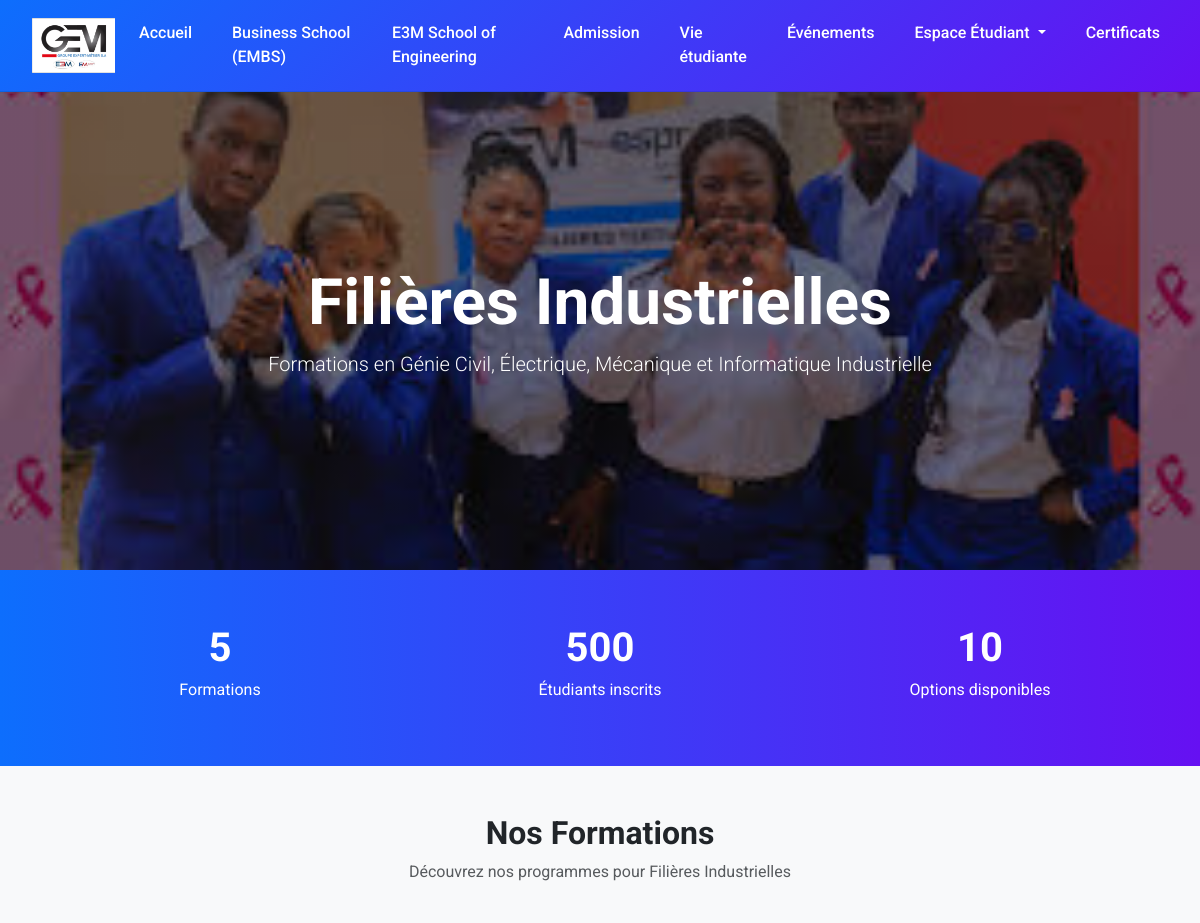
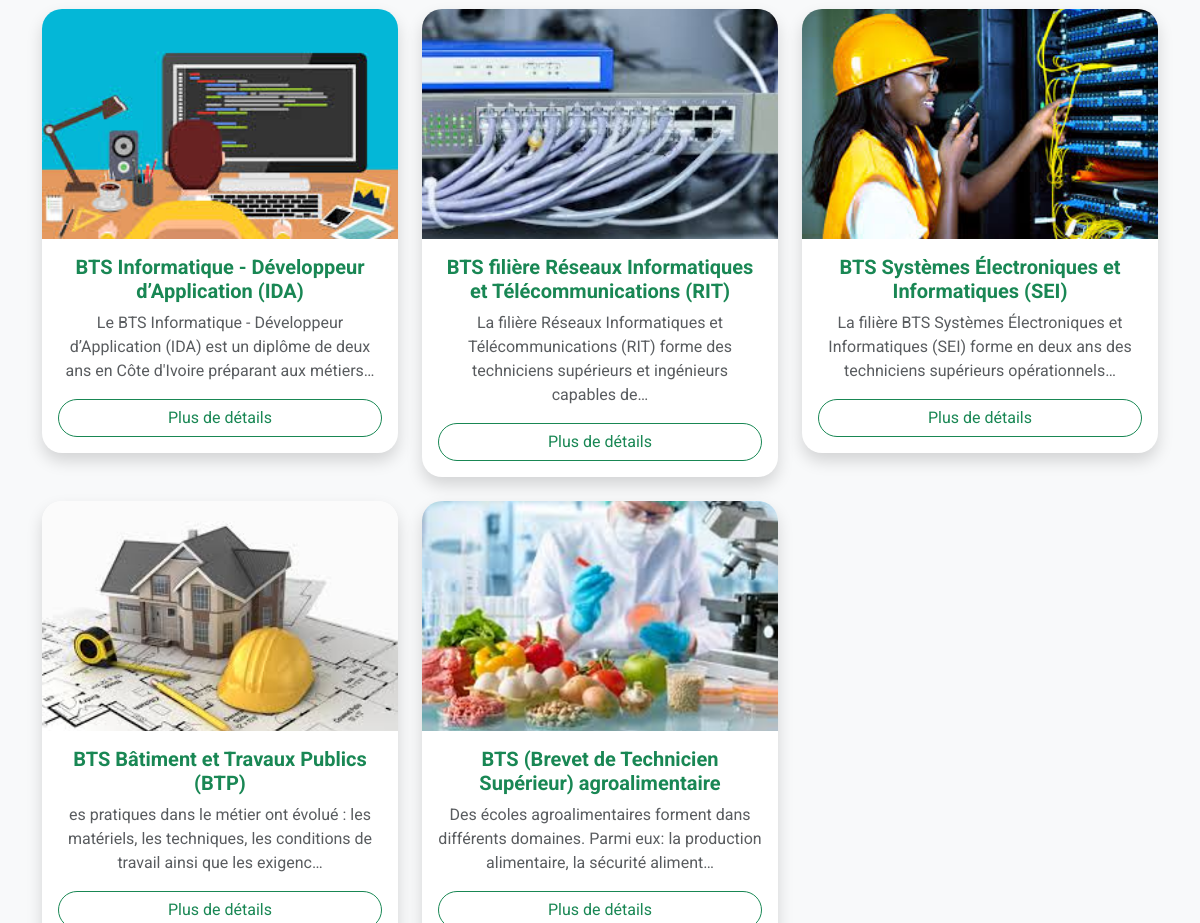
The page /filiere-industrielles/ (upper part) on the database as committed earlier (2 pictures, top to bottom).
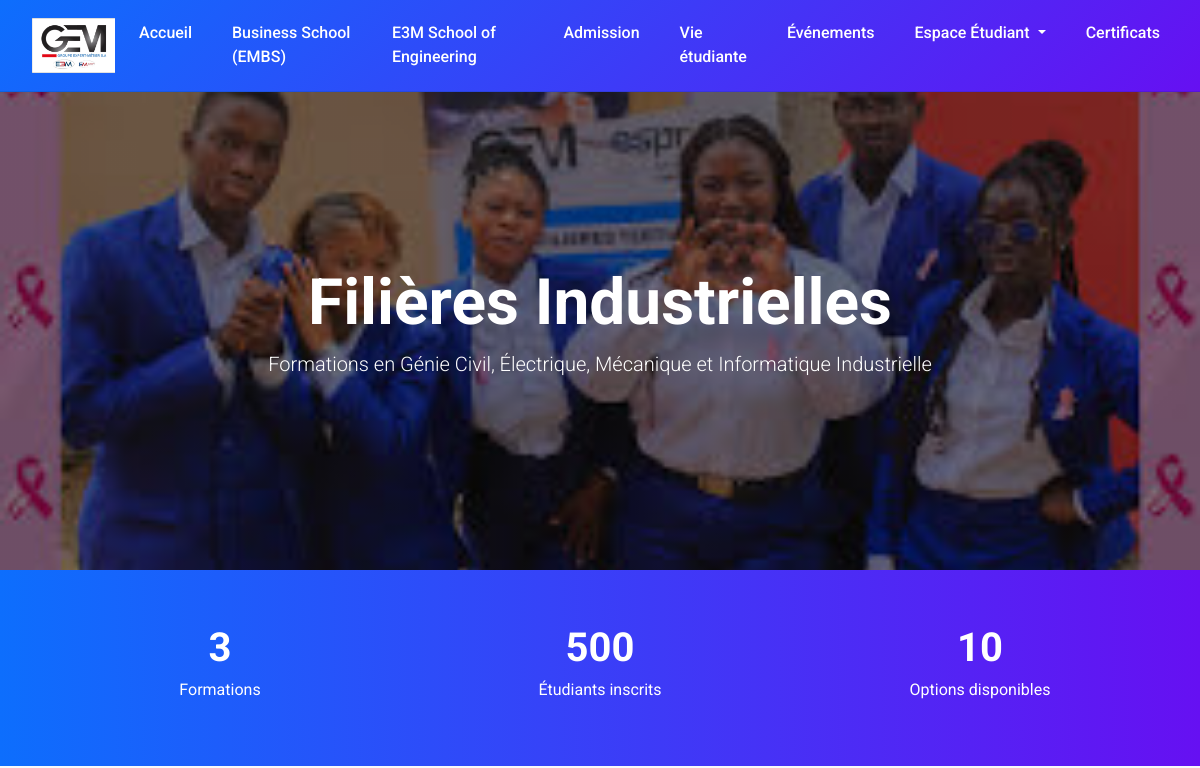
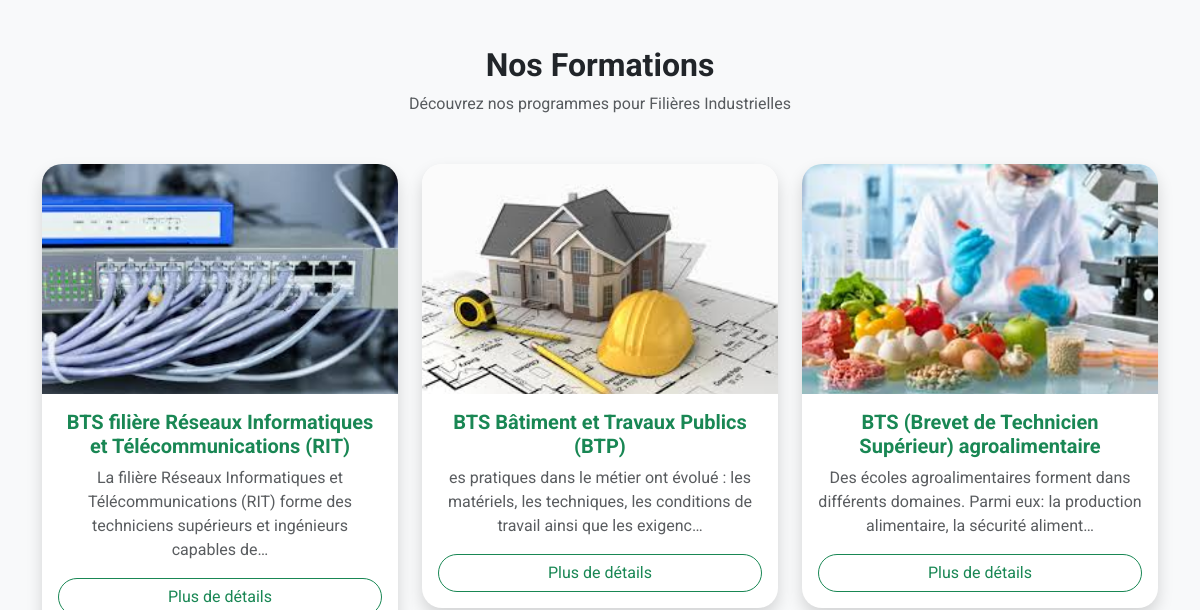
The same page on the database as committed later (2 pictures, top to bottom).
### myapp/models.py (models this page shows, shortened)
class HomePage(models.Model):
    site_name = models.CharField(max_length=255)
    logo = models.ImageField(upload_to="logos/")
    welcome_titre = models.CharField(max_length=255)
    welcome_message = RichTextField(default="Bienvenue sur notre site")
    action1_message = models.CharField(max_length=255)
    action1_lien = models.CharField(max_length=255)
    action2_message = models.CharField(max_length=255)
    action2_lien = models.CharField(max_length=255)
    contact_message = RichTextField(default="Contactez-nous")
    about_message = RichTextField(default="Bienvenue sur notre site")
    footer_message = RichTextField(default="© 2025 – Tous droits réservés")
    footer_bouton_message = models.CharField(max_length=255, default="En savoir plus")
    class Meta:
        verbose_name = "Page d'accueil"
        verbose_name_plural = "Pages d'accueil"

class Formation(models.Model):
    titre = models.CharField(max_length=200, default="Formation par défaut")
    description = models.TextField()
    details = models.TextField(blank=True, null=True)
    type_filiere = models.CharField(
        max_length=50,
        choices=TYPE_FILIERE_CHOICES,
        default='bts'
    )
    image = models.ImageField(upload_to='formations/', blank=True, null=True)

### myapp/views.py (the view)
# urls.py: path('filiere-industrielles/', views.filiere_industrielles, name='formations_industrielles'),
def filiere_industrielles(request):
    industrielles = Formation.objects.filter(type_filiere='industrielle')
    return render(request, 'filiere_industrielles.htm', {'industrielles': industrielles})

### myapp/context_processors.py (called while the page is built)
def home_data(request):
    return {
        "home_data": HomePage.objects.first()
    }

### myapp/templates/filiere_industrielles.htm (shortened to what this page needs)
{% extends 'base.html' %}
{% load static %}
{% block content %}
<link href="https://unpkg.com/aos@2.3.4/dist/aos.css" rel="stylesheet">
<section class="hero">
  <div>
    <h1 class="display-3 fw-bold" data-aos="fade-up">Filières Industrielles</h1>
    <p class="lead" data-aos="fade-up" data-aos-delay="200">
      Formations en Génie Civil, Électrique, Mécanique et Informatique Industrielle
    </p>
  </div>
</section>
<section class="stats text-center py-5">
  <div class="container">
    <div class="row">
      <div class="col-md-4"><div class="stat-number" id="countFiliere">{{ industrielles|length }}</div><p>Formations</p></div>
      <div class="col-md-4"><div class="stat-number" id="countStudents">500</div><p>Étudiants inscrits</p></div>
      <div class="col-md-4"><div class="stat-number" id="countOptions">10</div><p>Options disponibles</p></div>
    </div>
  </div>
</section>
<section class="container py-5">
  <div class="text-center mb-5"><h2 class="fw-bold">Nos Formations</h2><p class="text-muted">Découvrez nos programmes pour Filières Industrielles</p></div>
  <div class="row g-4">
    {% for formation in industrielles %}
    <div class="col-md-4" data-aos="zoom-in">
      <div class="card formation-card shadow">
        {% if formation.image %}
          <img src="{{ formation.image.url }}" alt="{{ formation.titre }}">
        {% else %}
          <img src="{% static 'images/formation.jpg' %}" alt="{{ formation.titre }}">
        {% endif %}
        <div class="card-body text-center d-flex flex-column">
          <h5 class="fw-bold text-success">{{ formation.titre }}</h5>
          <p class="text-muted">{{ formation.description|truncatechars:120 }}</p>
          <button class="btn btn-outline-success rounded-pill mt-auto" data-bs-toggle="modal" data-bs-target="#modal{{ forloop.counter }}">Plus de détails</button>
        </div>
      </div>
    </div>
    {% endfor %}
  </div>
</section>
{% endblock %}

### myapp/templates/base.html (shortened to what this page needs)
{% load static %}
<!DOCTYPE html>
<html lang="fr">
<head>
    <link href="https://cdn.jsdelivr.net/npm/bootstrap@5.3.3/dist/css/bootstrap.min.css" rel="stylesheet">
    <link rel="stylesheet" href="https://cdn.jsdelivr.net/npm/bootstrap-icons@1.11.3/font/bootstrap-icons.css">
    <link href="https://cdnjs.cloudflare.com/ajax/libs/lightbox2/2.11.4/css/lightbox.min.css" rel="stylesheet">
</head>
<body>
    <nav class="navbar navbar-expand-lg fixed-top">
        <div class="container-fluid px-3">
            <a class="navbar-brand" href="/">
                {% if home_data.logo %}
                <img src="{{ home_data.logo.url }}" height="55">
                {% else %}
                {{ home_data.site_name }}
                {% endif %}
            </a>
            <div class="collapse navbar-collapse justify-content-end" id="mainNavbar">
                <ul class="navbar-nav gap-lg-4">
                    <li class="nav-item">
                        <a class="nav-link {% if request.resolver_match.url_name == 'home' %}active fw-bold{% endif %}"
                            href="{% url 'home' %}">Accueil</a>
                    </li>
                    <li class="nav-item">
                        <a class="nav-link {% if request.resolver_match.url_name == 'formations' %}active fw-bold{% endif %}"
                            href="{% url 'formations' %}">Business School (EMBS)</a>
                    </li>
                    <li class="nav-item">
                        <a class="nav-link {% if request.resolver_match.url_name == 'e3m_school' %}active fw-bold{% endif %}"
                            href="{% url 'e3m_school' %}">E3M School of Engineering</a>
                    </li>
                    <li class="nav-item">
                        <a class="nav-link {% if request.resolver_match.url_name == 'admission' %}active fw-bold{% endif %}"
                            href="{% url 'admission' %}">Admission</a>
                    </li>
                    <li class="nav-item">
                        <a class="nav-link {% if request.resolver_match.url_name == 'vie_associative' %}active fw-bold{% endif %}"
                            href="{% url 'vie_associative' %}">Vie étudiante</a>
                    </li>
                    <li class="nav-item">
                        <a class="nav-link {% if request.resolver_match.url_name == 'evenements' %}active fw-bold{% endif %}"
                            href="{% url 'evenements' %}">Événements</a>
                    </li>
                    <li class="nav-item dropdown">
                        <a class="nav-link dropdown-toggle {% if request.resolver_match.url_name in 'inscription preinscription' %}active fw-bold{% endif %}"
                            href="#" id="etudiantsDropdown" role="button" data-bs-toggle="dropdown"
                            aria-expanded="false">
                            Espace Étudiant
                        </a>
                    </li>
                    <li class="nav-item">
                        <a class="nav-link {% if request.resolver_match.url_name == 'certificats' %}active fw-bold{% endif %}"
                            href="{% url 'certificats' %}">Certificats</a>
                    </li>
                </ul>
            </div>
        </div>
    </nav>
    {% block content %}
    {% endblock %}
</body>
</html>

### myapp/templates/base.html (style rules this page uses)
body { background-color: #f8f9fa; font-family: 'Roboto', sans-serif; scroll-behavior: smooth; padding-top: 90px; }
.navbar { background: linear-gradient(135deg, #0d6efd, #6610f2); color: white; backdrop-filter: blur(12px); border-bottom: 1px solid rgba(0, 0, 0, 0.1); transition: all 0.3s ease; padding: 0.8rem 1rem; }
.navbar-nav .nav-link { position: relative; transition: color 0.3s ease, transform 0.3s ease; font-weight: 500; color: white; }

Rows that differ between the two databases and show on the page:
no longer on this page (row edited): Formation: image (picture), titre "BTS Informatique - Développeur d’Application (IDA)", description "Le BTS Informatique - Développeur d’Application (IDA) est un diplôme de deux ans en Côte d'Ivoire préparant aux métiers…"
no longer on this page (row edited): Formation: image (picture), titre "BTS Systèmes Électroniques et Informatiques (SEI)", description "La filière BTS Systèmes Électroniques et Informatiques (SEI) forme en deux ans des techniciens supérieurs opérationnels…"
Other text that changed with them:
{{ industrielles|length }}: "5" → "3"
